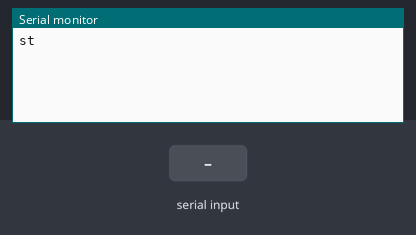
The sketch below on a simulated Arduino Uno, built with avr-gcc and run on an emulated ATmega328P. On the bench: the last lines printed to the serial monitor. Inputs (shaded band) come from the test bench.

Above: at 1.2 s.
1.3 s: "=\n" received over Serial
At 2.0 s:
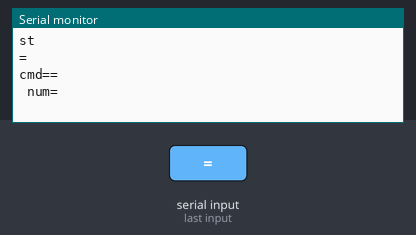
2.8 s: ":\n" received over Serial
At 4.0 s:
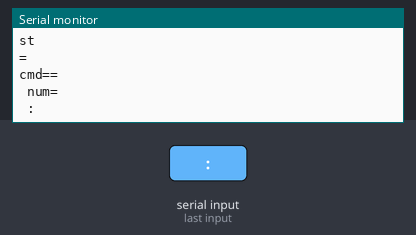
4.3 s: "1\n" received over Serial
At 5.4 s:
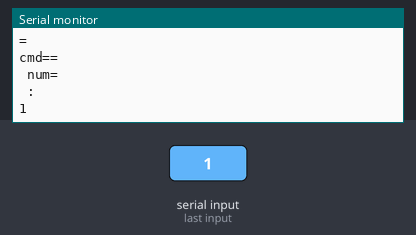

Measured:
- after the input at 1.3 s, the serial monitor: prints a new line at once (image 1)
- after the input at 2.8 s, the serial monitor: prints a new line at once (image 2)
- after the input at 4.3 s, the serial monitor: prints a new line at once (image 3)

The sketch:

kithk.ino
```cpp
  char tmp;
  //char n_tmp='\0';
  String st ="";
  String cmd ="";
  String num ="";
  int at_end=0;
  int idx=0;
  int tmp2;
void setup() {
  Serial.begin(115200);
  Serial.print("st\n");

}

void loop() {

  for(;;){
    tmp = Serial.read();
    if(tmp != -1){
      st += tmp;
      if(tmp == '\n')break;
    }
  }
  Serial.print(st);

  idx = 0;
  for(;;){
    idx = st.indexOf("=",idx);
    if(idx==-1)break;
    cmd= st.substring(idx-2,idx);
    num= st.substring(idx+1,st.indexOf(":",idx));
    Serial.print("cmd="+cmd+" num="+num+" " );
    cmd="";
    num="";
    idx +=1;
  }
  st = "";


}
```
